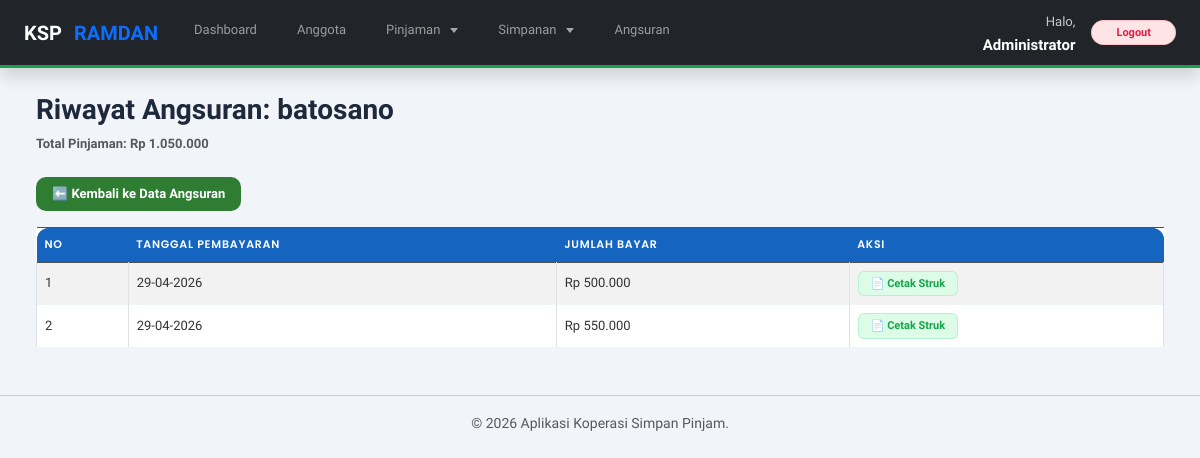
Screenshot of /riwayat_angsuran.php?id=3 (signed in) with the database file from the repository.
### tables this page shows
CREATE TABLE `tb_pinjaman_ramdan` (
  `id_pinjaman` int(11) NOT NULL,
  `id_anggota` int(11) NOT NULL,
  `jumlah_pinjaman` decimal(15,2) NOT NULL,
  `bunga` decimal(5,2) NOT NULL,
  `lama_pinjaman` int(11) NOT NULL,
  `total_pinjaman` decimal(15,2) NOT NULL,
  `sisa_pinjaman` int(11) DEFAULT NULL,
  `status_pinjaman` enum('Diajukan','Disetujui','Lunas') DEFAULT 'Diajukan',
  `tanggal_pinjaman` date NOT NULL
);

CREATE TABLE `tb_anggota_ramdan` (
  `id_anggota` int(11) NOT NULL,
  `nama` varchar(100) NOT NULL,
  `alamat` text DEFAULT NULL,
  `no_hp` varchar(20) DEFAULT NULL,
  `tanggal_daftar` date NOT NULL
);

CREATE TABLE `tb_angsuran_ramdan` (
  `id_angsuran` int(11) NOT NULL,
  `id_pinjaman` int(11) NOT NULL,
  `jumlah_bayar` decimal(15,2) NOT NULL,
  `sisa_pinjaman` decimal(15,2) NOT NULL,
  `tanggal_bayar` date NOT NULL
);

### riwayat_angsuran.php (the view, shortened to what this page needs)
<?php
include 'header.php';
include 'koneksi.php';
$id_pinjaman = $_GET['id'];
$query_info = mysqli_query($koneksi, "
    SELECT p.total_pinjaman, a.nama
    FROM tb_pinjaman_ramdan p
    JOIN tb_anggota_ramdan a ON p.id_anggota = a.id_anggota
    WHERE p.id_pinjaman = '$id_pinjaman'
");
$info = mysqli_fetch_assoc($query_info);
?>
<div class="container mt-4">
    <h3>Riwayat Angsuran: <strong><?php echo $info['nama']; ?></strong></h3>
    <h5 class="mb-4 text-muted">Total Pinjaman: Rp <?php echo number_format($info['total_pinjaman'], 0, ',', '.'); ?></h5>
    <a href="data_angsuran.php" class="btn btn-secondary mb-3">⬅️ Kembali ke Data Angsuran</a>
    <table class="table table-bordered table-striped">
        <thead class="table-dark">
            <tr>
                <th>No</th>
                <th>Tanggal Pembayaran</th>
                <th>Jumlah Bayar</th>
                <th>Aksi</th>
            </tr>
        </thead>
        <tbody>
            <?php
            $no = 1;
            $query_riwayat = mysqli_query($koneksi, "
                SELECT * FROM tb_angsuran_ramdan
                WHERE id_pinjaman = '$id_pinjaman'
                ORDER BY tanggal_bayar ASC
            ");
            if(mysqli_num_rows($query_riwayat) > 0) {
                while($riwayat = mysqli_fetch_assoc($query_riwayat)){
            ?>
            <tr>
                <td><?php echo $no++; ?></td>
                <td><?php echo date('d-m-Y', strtotime($riwayat['tanggal_bayar'])); ?></td>
                <td>Rp <?php echo number_format($riwayat['jumlah_bayar'], 0, ',', '.'); ?></td>
                <td>
                    <a href="cetak_struk_angsuran.php?id=<?php echo $riwayat['id_angsuran']; ?>" target="_blank" class="btn btn-success btn-sm">
                        📄 Cetak Struk
                    </a>
                </td>
            </tr>
            <?php
                }
            } else {
                echo "<tr><td colspan='4' class='text-center'>Anggota ini belum pernah melakukan pembayaran angsuran.</td></tr>";
            }
            ?>
        </tbody>
    </table>
</div>
<?php include 'footer.php'; ?>

### style.css (style rules this page uses)
:root { --green-900: #1b5e20; --green-800: #2e7d32; --green-700: #388e3c; --green-600: #43a047; --green-100: #e8f5e9; --green-50: #f1f8e9; --gold: #f9a825; --gold-light: #fff8e1; --red: #c62828; --red-light: #ffebee; --blue: #1565c0; --blue-light: #e3f2fd; --white: #ffffff; --gray-50: #f8fafc; --gray-100: #f1f5f9; --gray-200: #e2e8f0; --gray-300: #cbd5e1; --gray-400: #94a3b8; --gray-500: #64748b; --gray-600: #475569; --gray-700: #334155; --gray-800: #1e293b; --gray-900: #0f172a; --font-body: 'Poppins', sans-serif; --font-display: 'DM Serif Display', serif; --text-xs: 0.75rem; --text-sm: 0.875rem; --text-base: 1rem; --text-lg: 1.125rem; --text-xl: 1.25rem; --text-2xl: 1.5rem; --text-3xl: 1.875rem; --text-4xl: 2.25rem; --space-1: 0.25rem; --space-2: 0.5rem; --space-3: 0.75rem; --space-4: 1rem; --space-5: 1.25rem; --space-6: 1.5rem; --space-8: 2rem; --space-10: 2.5rem; --space-12: 3rem; --space-16: 4rem; --radius-sm: 4px; --radius-md: 8px; --radius-lg: 12px; --radius-xl: 16px; --radius-2xl: 24px; --radius-full: 9999px; --shadow-xs: 0 1px 2px rgba(0,0,0,0.05); --shadow-sm: 0 2px 8px rgba(0,0,0,0.08); --shadow-md: 0 4px 16px rgba(0,0,0,0.10); --shadow-lg: 0 8px 32px rgba(0,0,0,0.12); --shadow-xl: 0 16px 48px rgba(0,0,0,0.15); --transition-fast: all 0.15s ease; --transition-normal: all 0.25s ease; --transition-slow: all 0.4s ease; --navbar-height: 68px; --sidebar-width: 260px; }
*, *::before, *::after { box-sizing: border-box; margin: 0; padding: 0; }
html { font-size: 16px; scroll-behavior: smooth; -webkit-text-size-adjust: 100%; }
body { font-family: var(--font-body); font-size: var(--text-base); color: var(--gray-800); background-color: var(--gray-50); line-height: 1.6; min-height: 100vh; -webkit-font-smoothing: antialiased; -moz-osx-font-smoothing: grayscale; }
a { text-decoration: none; color: inherit; transition: var(--transition-fast); }
h1, h2, h3, h4, h5, h6 { line-height: 1.3; font-weight: 600; color: var(--gray-900); }
.container { width: 100%; max-width: 1280px; margin: 0 auto; padding: 0 var(--space-6); }
.text-muted { color: var(--gray-500); font-size: var(--text-sm); }
table { width: 100%; border-collapse: collapse; background: var(--white); font-size: var(--text-sm); }
table thead tr { background: linear-gradient(135deg, var(--green-800), var(--green-700)); }
table thead th { padding: var(--space-4) var(--space-5); text-align: left; font-size: var(--text-xs); font-weight: 600; color: var(--white); text-transform: uppercase; letter-spacing: 0.07em; white-space: nowrap; border: none; }
table thead th:first-child { border-radius: var(--radius-lg) 0 0 0; }
table thead th:last-child { border-radius: 0 var(--radius-lg) 0 0; }
table tbody tr { border-bottom: 1px solid var(--gray-100); transition: var(--transition-fast); }
table tbody tr:nth-child(even) { background-color: var(--gray-50); }
table tbody tr:last-child { border-bottom: none; }
table tbody td { padding: var(--space-4) var(--space-5); color: var(--gray-700); vertical-align: middle; white-space: nowrap; }
.btn { display: inline-flex; align-items: center; justify-content: center; gap: var(--space-2); padding: var(--space-3) var(--space-5); border-radius: var(--radius-md); font-family: var(--font-body); font-size: var(--text-sm); font-weight: 600; line-height: 1; border: none; cursor: pointer; text-decoration: none; white-space: nowrap; transition: var(--transition-normal); position: relative; overflow: hidden; user-select: none; }
.btn::after { content: ''; position: absolute; inset: 0; background: rgba(255,255,255,0); transition: background 0.2s ease; }
.btn-secondary { background-color: var(--gray-200); color: var(--gray-700); }
.btn-sm { padding: var(--space-2) var(--space-3); font-size: var(--text-xs); }
.btn { display: inline-flex; align-items: center; gap: var(--space-2); padding: var(--space-2) var(--space-4); text-decoration: none; border-radius: var(--radius-md); border: none; font-size: var(--text-sm); font-weight: 600; cursor: pointer; transition: var(--transition-normal); color: var(--white); background-color: var(--green-800); }

### rows the page displays
tb_pinjaman_ramdan: id_anggota.nama "batosano", total_pinjaman "1.050.000"
tb_angsuran_ramdan: tanggal_bayar "29-04-2026", jumlah_bayar "500.000"
tb_angsuran_ramdan: tanggal_bayar "29-04-2026", jumlah_bayar "550.000"

### other values shown
$_SESSION['nama'] "Administrator"
